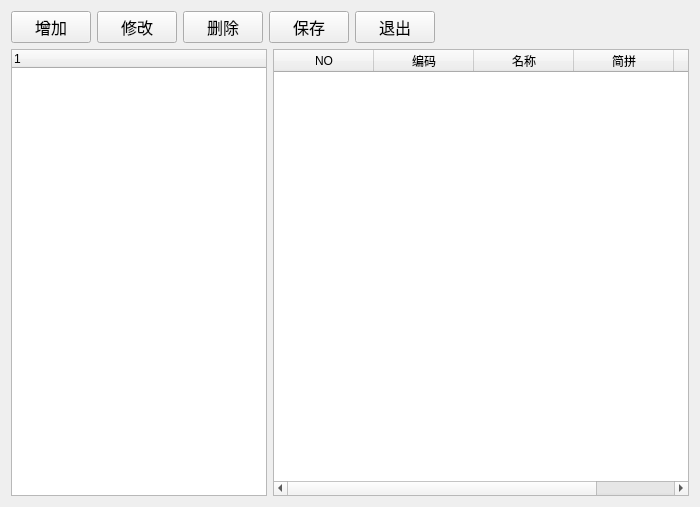
<?xml version="1.0" encoding="UTF-8"?>
<ui version="4.0">
 <class>Hospitalisationclassification</class>
 <widget class="QWidget" name="Hospitalisationclassification">
  <property name="geometry">
   <rect>
    <x>0</x>
    <y>0</y>
    <width>700</width>
    <height>507</height>
   </rect>
  </property>
  <property name="windowTitle">
   <string>住院分类</string>
  </property>
  <layout class="QHBoxLayout" name="horizontalLayout_3">
   <item>
    <layout class="QVBoxLayout" name="verticalLayout">
     <item>
      <layout class="QHBoxLayout" name="horizontalLayout_2">
       <item>
        <widget class="QPushButton" name="addButton">
         <property name="sizePolicy">
          <sizepolicy hsizetype="Fixed" vsizetype="Fixed">
           <horstretch>0</horstretch>
           <verstretch>0</verstretch>
          </sizepolicy>
         </property>
         <property name="font">
          <font>
           <family>Agency FB</family>
           <pointsize>12</pointsize>
          </font>
         </property>
         <property name="text">
          <string>增加</string>
         </property>
        </widget>
       </item>
       <item>
        <widget class="QPushButton" name="editButton">
         <property name="sizePolicy">
          <sizepolicy hsizetype="Fixed" vsizetype="Fixed">
           <horstretch>0</horstretch>
           <verstretch>0</verstretch>
          </sizepolicy>
         </property>
         <property name="font">
          <font>
           <family>Agency FB</family>
           <pointsize>12</pointsize>
          </font>
         </property>
         <property name="text">
          <string>修改</string>
         </property>
        </widget>
       </item>
       <item>
        <widget class="QPushButton" name="deleteButton">
         <property name="sizePolicy">
          <sizepolicy hsizetype="Fixed" vsizetype="Fixed">
           <horstretch>0</horstretch>
           <verstretch>0</verstretch>
          </sizepolicy>
         </property>
         <property name="font">
          <font>
           <family>Agency FB</family>
           <pointsize>12</pointsize>
          </font>
         </property>
         <property name="text">
          <string>删除</string>
         </property>
        </widget>
       </item>
       <item>
        <widget class="QPushButton" name="saveButton">
         <property name="font">
          <font>
           <family>Agency FB</family>
           <pointsize>12</pointsize>
          </font>
         </property>
         <property name="text">
          <string>保存</string>
         </property>
        </widget>
       </item>
       <item>
        <widget class="QPushButton" name="exitButton">
         <property name="sizePolicy">
          <sizepolicy hsizetype="Fixed" vsizetype="Fixed">
           <horstretch>0</horstretch>
           <verstretch>0</verstretch>
          </sizepolicy>
         </property>
         <property name="font">
          <font>
           <family>Agency FB</family>
           <pointsize>12</pointsize>
          </font>
         </property>
         <property name="text">
          <string>退出</string>
         </property>
        </widget>
       </item>
       <item>
        <spacer name="horizontalSpacer_2">
         <property name="orientation">
          <enum>Qt::Horizontal</enum>
         </property>
         <property name="sizeHint" stdset="0">
          <size>
           <width>40</width>
           <height>20</height>
          </size>
         </property>
        </spacer>
       </item>
       <item>
        <widget class="QLabel" name="label">
         <property name="sizePolicy">
          <sizepolicy hsizetype="Expanding" vsizetype="Preferred">
           <horstretch>0</horstretch>
           <verstretch>0</verstretch>
          </sizepolicy>
         </property>
         <property name="text">
          <string/>
         </property>
        </widget>
       </item>
       <item>
        <spacer name="horizontalSpacer">
         <property name="orientation">
          <enum>Qt::Horizontal</enum>
         </property>
         <property name="sizeHint" stdset="0">
          <size>
           <width>40</width>
           <height>20</height>
          </size>
         </property>
        </spacer>
       </item>
      </layout>
     </item>
     <item>
      <layout class="QHBoxLayout" name="horizontalLayout">
       <item>
        <widget class="QTreeWidget" name="treeWidget">
         <property name="sizePolicy">
          <sizepolicy hsizetype="Fixed" vsizetype="Expanding">
           <horstretch>0</horstretch>
           <verstretch>0</verstretch>
          </sizepolicy>
         </property>
         <column>
          <property name="text">
           <string notr="true">1</string>
          </property>
         </column>
        </widget>
       </item>
       <item>
        <widget class="QTableWidget" name="tableWidget">
         <column>
          <property name="text">
           <string>NO</string>
          </property>
         </column>
         <column>
          <property name="text">
           <string>编码</string>
          </property>
         </column>
         <column>
          <property name="text">
           <string>名称</string>
          </property>
         </column>
         <column>
          <property name="text">
           <string>简拼</string>
          </property>
         </column>
         <column>
          <property name="text">
           <string>全拼</string>
          </property>
         </column>
        </widget>
       </item>
      </layout>
     </item>
    </layout>
   </item>
  </layout>
 </widget>
 <layoutdefault spacing="6" margin="11"/>
 <resources/>
 <connections/>
</ui>
